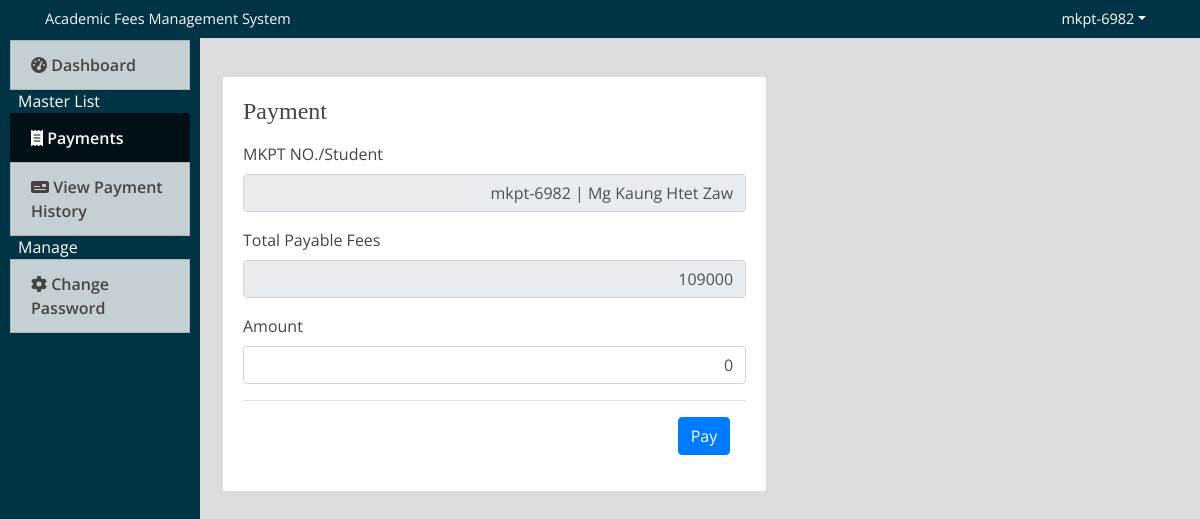
The app's page /std_index.php?page=manage_payment (signed in) with its own data.
### tables this page shows
CREATE TABLE `student` (
  `id` int(30) NOT NULL,
  `id_no` varchar(100) NOT NULL,
  `name` text NOT NULL,
  `contact` varchar(100) NOT NULL,
  `address` text NOT NULL,
  `email` varchar(200) NOT NULL,
  `username` varchar(200) NOT NULL,
  `password` varchar(200) NOT NULL,
  `date_created` datetime NOT NULL DEFAULT current_timestamp()
);

CREATE TABLE `student_ef_list` (
  `id` int(30) NOT NULL,
  `student_id` int(30) NOT NULL,
  `ef_no` varchar(200) NOT NULL,
  `course_id` int(30) NOT NULL,
  `total_fee` float NOT NULL,
  `date_created` datetime NOT NULL DEFAULT current_timestamp()
);

### manage_payment.php (the view, shortened to what this page needs)
<?php include 'db_connect.php' ?>
<?php
	$idd = $_SESSION['login_username'];
    $stmt = $conn->prepare("SELECT * FROM student WHERE id_no=?");
    $stmt->bind_param("s", $idd);
    $stmt->execute();
    $result = $stmt->get_result();
    $stdid_noname = $result->fetch_array();
?>
<div class="containe-fluid" style="font-size: 16px;">
<div class="row mt-9 ml-0 mr-0">
<div class="col-lg-7">
<div class="card">
<div class="card-body">
	<form id="manage-payment" action="#" method="post">
		<h4 class="form-group text-left">Payment</h4>
		<div class="form-group">
    <?php
    $fees = $conn->query("SELECT ef.*, s.name as sname, s.id_no FROM student_ef_list ef INNER JOIN student s ON s.id = ef.student_id WHERE s.id_no = '$idd'");
    $row = $fees->fetch_assoc();
	if(!empty($row['id'])){
    $paid = $conn->query("SELECT SUM(amount) AS paid FROM payments WHERE ef_id=" . $row['id'] . (isset($id) ? " AND id!=$id " : ''));
    $paid = $paid->num_rows > 0 ? $paid->fetch_array()['paid'] : '';
    $balance = $row['total_fee'] - $paid;
	}
    ?>
    <div class="form-group">
        <label for="" class="control-label">MKPT NO./Student</label>
        <input type="text" class="form-control text-right" id="stdid_noname" name="stud_id" value="<?php echo $stdid_noname['id_no'] . ' | ' . ucwords($stdid_noname['name']) ?>" readonly>
    </div>
</div>
<div class="form-group">
    <label for="" class="control-label">Total Payable Fees</label>
    <input type="text" class="form-control text-right" id="balance" name="balance" value="<?php echo isset($balance) ? $balance : 0 ?>" required readonly>
</div>
<div class="form-group">
    <label for="" class="control-label">Amount</label>
    <input type="text" class="form-control text-right" name="amount" value="<?php echo isset($amount) ? number_format($amount) : 0 ?>" required>
</div>
<div class="modal-footer">
	<input type="submit" name="pay1" class="btn btn-primary" value="Pay">
</div>
</form>
</div></div></div>
</div>
</div>

### assets/css/style.css (style rules this page uses)
body { font-family: "Open Sans", sans-serif; color: #444444; width: 100%; height: calc(100%); font-size: 14px; }
h1, h2, h3, h4, h5, h6 { font-family: "Times New Roman", sans-serif; }

### std_index.php (style rules this page uses)
body { background: #80808045; }

### records on screen
student: stud_id "mkpt-6982 | Mg Kaung Htet Zaw"
student_ef_list: balance "109000"

### other values on screen
$_SESSION['login_username'] "mkpt-6982"
